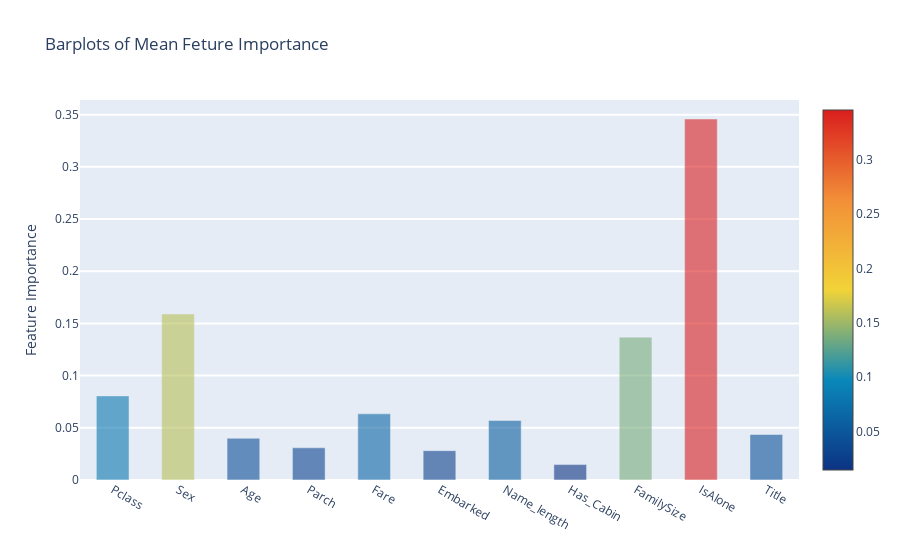

Notebook code for this chart:
### Code cell
y = feature_dataframe["mean"].values
x = feature_dataframe["features"].values
data = [go.Bar(x=x, y=y, width=0.5, marker=dict(
    color=feature_dataframe["mean"].values, colorscale="Portland", showscale=True,
    reversescale=False), opacity=0.6)]

layout = go.Layout(
    autosize=True, title="Barplots of Mean Feture Importance", hovermode="closest",
    yaxis=dict(title="Feature Importance", ticklen=5, gridwidth=2), showlegend=False)
fig = go.Figure(data=data, layout=layout)
py.iplot(fig, filename="bar-direct-labels")

### Figure 1 — Plotly figure (JSON) as saved in the notebook; plotly's stock layout.template omitted (floating-point values rounded to 4 significant figures)
{"data": [{"marker": {"color": [0.08059, 0.1591, 0.04, 0.03084, 0.06338, 0.02812, 0.05698, 0.01473, 0.1368, 0.3458, 0.04361], "colorscale": [[0, "rgb(12,51,131)"], [0.25, "rgb(10,136,186)"], [0.5, "rgb(242,211,56)"], [0.75, "rgb(242,143,56)"], [1, "rgb(217,30,30)"]], "reversescale": false, "showscale": true}, "opacity": 0.6, "type": "bar", "width": 0.5, "x": ["Pclass", "Sex", "Age", "Parch", "Fare", "Embarked", "Name_length", "Has_Cabin", "FamilySize", "IsAlone", "Title"], "y": [0.08059, 0.1591, 0.04, 0.03084, 0.06338, 0.02812, 0.05698, 0.01473, 0.1368, 0.3458, 0.04361]}], "layout": {"autosize": true, "hovermode": "closest", "showlegend": false, "title": {"text": "Barplots of Mean Feture Importance"}, "yaxis": {"gridwidth": 2, "ticklen": 5, "title": {"text": "Feature Importance"}}}}
